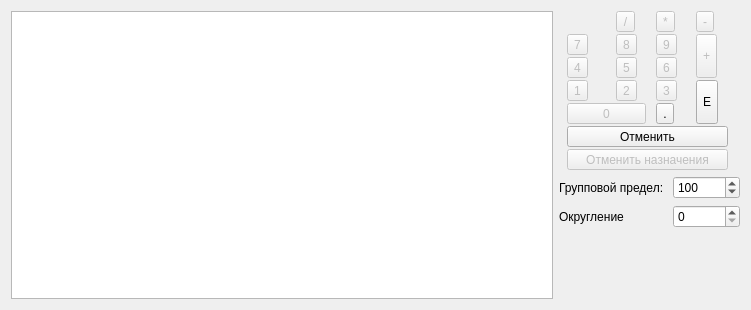
<?xml version="1.0" encoding="UTF-8"?>
<ui version="4.0">
 <class>CalculatorWidget</class>
 <widget class="QWidget" name="CalculatorWidget">
  <property name="geometry">
   <rect>
    <x>0</x>
    <y>0</y>
    <width>751</width>
    <height>310</height>
   </rect>
  </property>
  <property name="windowTitle">
   <string>Form</string>
  </property>
  <layout class="QGridLayout" name="gridLayout_2">
   <item row="0" column="0" rowspan="4">
    <widget class="CLaboratoryCalculatorTableView" name="tableView">
     <property name="sizePolicy">
      <sizepolicy hsizetype="Expanding" vsizetype="Expanding">
       <horstretch>0</horstretch>
       <verstretch>0</verstretch>
      </sizepolicy>
     </property>
    </widget>
   </item>
   <item row="1" column="1">
    <widget class="QLabel" name="lblMaxGroupValue">
     <property name="text">
      <string>Групповой предел: </string>
     </property>
    </widget>
   </item>
   <item row="3" column="1">
    <spacer name="verticalSpacer">
     <property name="orientation">
      <enum>Qt::Vertical</enum>
     </property>
     <property name="sizeHint" stdset="0">
      <size>
       <width>20</width>
       <height>40</height>
      </size>
     </property>
    </spacer>
   </item>
   <item row="1" column="2">
    <widget class="CMaxGroupValueSpinBox" name="edtMaxGroupValue">
     <property name="maximum">
      <number>9999999</number>
     </property>
     <property name="value">
      <number>100</number>
     </property>
    </widget>
   </item>
   <item row="0" column="1" colspan="2">
    <widget class="QWidget" name="pnlButtons" native="true">
     <property name="sizePolicy">
      <sizepolicy hsizetype="Minimum" vsizetype="Preferred">
       <horstretch>0</horstretch>
       <verstretch>0</verstretch>
      </sizepolicy>
     </property>
     <layout class="QGridLayout" name="gridLayout">
      <property name="margin">
       <number>0</number>
      </property>
      <property name="spacing">
       <number>2</number>
      </property>
      <item row="1" column="3" rowspan="2">
       <widget class="CControlButton" name="btnPlus">
        <property name="enabled">
         <bool>false</bool>
        </property>
        <property name="sizePolicy">
         <sizepolicy hsizetype="Fixed" vsizetype="Expanding">
          <horstretch>0</horstretch>
          <verstretch>0</verstretch>
         </sizepolicy>
        </property>
        <property name="text">
         <string>+</string>
        </property>
        <property name="shortcut">
         <string>+</string>
        </property>
       </widget>
      </item>
      <item row="2" column="2">
       <widget class="CControlButton" name="btnSix">
        <property name="enabled">
         <bool>false</bool>
        </property>
        <property name="text">
         <string>6</string>
        </property>
        <property name="shortcut">
         <string>6</string>
        </property>
       </widget>
      </item>
      <item row="1" column="1">
       <widget class="CControlButton" name="btnEight">
        <property name="enabled">
         <bool>false</bool>
        </property>
        <property name="text">
         <string>8</string>
        </property>
        <property name="shortcut">
         <string>8</string>
        </property>
       </widget>
      </item>
      <item row="1" column="0">
       <widget class="CControlButton" name="btnSeven">
        <property name="enabled">
         <bool>false</bool>
        </property>
        <property name="text">
         <string>7</string>
        </property>
        <property name="shortcut">
         <string>7</string>
        </property>
       </widget>
      </item>
      <item row="3" column="2">
       <widget class="CControlButton" name="btnThree">
        <property name="enabled">
         <bool>false</bool>
        </property>
        <property name="text">
         <string>3</string>
        </property>
        <property name="shortcut">
         <string>3</string>
        </property>
       </widget>
      </item>
      <item row="3" column="1">
       <widget class="CControlButton" name="btnTwo">
        <property name="enabled">
         <bool>false</bool>
        </property>
        <property name="text">
         <string>2</string>
        </property>
        <property name="shortcut">
         <string>2</string>
        </property>
       </widget>
      </item>
      <item row="1" column="2">
       <widget class="CControlButton" name="btnNine">
        <property name="enabled">
         <bool>false</bool>
        </property>
        <property name="text">
         <string>9</string>
        </property>
        <property name="shortcut">
         <string>9</string>
        </property>
       </widget>
      </item>
      <item row="2" column="0">
       <widget class="CControlButton" name="btnFour">
        <property name="enabled">
         <bool>false</bool>
        </property>
        <property name="text">
         <string>4</string>
        </property>
        <property name="shortcut">
         <string>4</string>
        </property>
       </widget>
      </item>
      <item row="3" column="0">
       <widget class="CControlButton" name="btnOne">
        <property name="enabled">
         <bool>false</bool>
        </property>
        <property name="sizePolicy">
         <sizepolicy hsizetype="Fixed" vsizetype="Fixed">
          <horstretch>0</horstretch>
          <verstretch>0</verstretch>
         </sizepolicy>
        </property>
        <property name="text">
         <string>1</string>
        </property>
        <property name="shortcut">
         <string>1</string>
        </property>
       </widget>
      </item>
      <item row="2" column="1">
       <widget class="CControlButton" name="btnFive">
        <property name="enabled">
         <bool>false</bool>
        </property>
        <property name="text">
         <string>5</string>
        </property>
        <property name="shortcut">
         <string>5</string>
        </property>
       </widget>
      </item>
      <item row="4" column="0" colspan="2">
       <widget class="CControlButton" name="btnZero">
        <property name="enabled">
         <bool>false</bool>
        </property>
        <property name="sizePolicy">
         <sizepolicy hsizetype="Expanding" vsizetype="Fixed">
          <horstretch>0</horstretch>
          <verstretch>0</verstretch>
         </sizepolicy>
        </property>
        <property name="text">
         <string>0</string>
        </property>
        <property name="shortcut">
         <string>0</string>
        </property>
        <property name="toolButtonStyle">
         <enum>Qt::ToolButtonIconOnly</enum>
        </property>
        <property name="autoRaise">
         <bool>false</bool>
        </property>
        <property name="arrowType">
         <enum>Qt::NoArrow</enum>
        </property>
       </widget>
      </item>
      <item row="4" column="2">
       <widget class="QToolButton" name="btnReset">
        <property name="enabled">
         <bool>true</bool>
        </property>
        <property name="text">
         <string>.</string>
        </property>
        <property name="shortcut">
         <string>.</string>
        </property>
       </widget>
      </item>
      <item row="0" column="1">
       <widget class="CControlButton" name="btnDiv">
        <property name="enabled">
         <bool>false</bool>
        </property>
        <property name="text">
         <string>/</string>
        </property>
        <property name="shortcut">
         <string>/</string>
        </property>
       </widget>
      </item>
      <item row="0" column="2">
       <widget class="CControlButton" name="btnMultiply">
        <property name="enabled">
         <bool>false</bool>
        </property>
        <property name="text">
         <string>*</string>
        </property>
        <property name="shortcut">
         <string>*</string>
        </property>
       </widget>
      </item>
      <item row="0" column="3">
       <widget class="CControlButton" name="btnMinus">
        <property name="enabled">
         <bool>false</bool>
        </property>
        <property name="text">
         <string>-</string>
        </property>
        <property name="shortcut">
         <string>-</string>
        </property>
       </widget>
      </item>
      <item row="3" column="3" rowspan="2">
       <widget class="QToolButton" name="btnEnter">
        <property name="sizePolicy">
         <sizepolicy hsizetype="Fixed" vsizetype="Preferred">
          <horstretch>0</horstretch>
          <verstretch>0</verstretch>
         </sizepolicy>
        </property>
        <property name="text">
         <string>E</string>
        </property>
        <property name="shortcut">
         <string>Enter</string>
        </property>
       </widget>
      </item>
      <item row="6" column="0" colspan="4">
       <widget class="QToolButton" name="btnCancel">
        <property name="sizePolicy">
         <sizepolicy hsizetype="Expanding" vsizetype="Fixed">
          <horstretch>0</horstretch>
          <verstretch>0</verstretch>
         </sizepolicy>
        </property>
        <property name="text">
         <string>Отменить</string>
        </property>
        <property name="shortcut">
         <string>Backspace</string>
        </property>
       </widget>
      </item>
      <item row="7" column="0" colspan="4">
       <widget class="QToolButton" name="btnResetAdditional">
        <property name="enabled">
         <bool>false</bool>
        </property>
        <property name="sizePolicy">
         <sizepolicy hsizetype="Expanding" vsizetype="Fixed">
          <horstretch>0</horstretch>
          <verstretch>0</verstretch>
         </sizepolicy>
        </property>
        <property name="text">
         <string>Отменить назначения</string>
        </property>
       </widget>
      </item>
     </layout>
    </widget>
   </item>
   <item row="2" column="1">
    <widget class="QLabel" name="lblRounding">
     <property name="text">
      <string>Округление</string>
     </property>
    </widget>
   </item>
   <item row="2" column="2">
    <widget class="QSpinBox" name="edtRounding">
     <property name="maximum">
      <number>9</number>
     </property>
    </widget>
   </item>
  </layout>
 </widget>
 <customwidgets>
  <customwidget>
   <class>CLaboratoryCalculatorTableView</class>
   <extends>QTableView</extends>
   <header>TissueJournal/LaboratoryCalculator/LaboratoryCalculatorTable.h</header>
  </customwidget>
  <customwidget>
   <class>CMaxGroupValueSpinBox</class>
   <extends>QSpinBox</extends>
   <header>TissueJournal/LaboratoryCalculator/Utils.h</header>
  </customwidget>
  <customwidget>
   <class>CControlButton</class>
   <extends>QToolButton</extends>
   <header>TissueJournal/LaboratoryCalculator/Utils.h</header>
  </customwidget>
 </customwidgets>
 <tabstops>
  <tabstop>tableView</tabstop>
  <tabstop>btnDiv</tabstop>
  <tabstop>btnMultiply</tabstop>
  <tabstop>btnMinus</tabstop>
  <tabstop>btnSeven</tabstop>
  <tabstop>btnEight</tabstop>
  <tabstop>btnNine</tabstop>
  <tabstop>btnPlus</tabstop>
  <tabstop>btnFour</tabstop>
  <tabstop>btnFive</tabstop>
  <tabstop>btnSix</tabstop>
  <tabstop>btnOne</tabstop>
  <tabstop>btnTwo</tabstop>
  <tabstop>btnThree</tabstop>
  <tabstop>btnEnter</tabstop>
  <tabstop>btnZero</tabstop>
  <tabstop>btnReset</tabstop>
  <tabstop>btnCancel</tabstop>
  <tabstop>edtMaxGroupValue</tabstop>
 </tabstops>
 <resources/>
 <connections/>
</ui>
